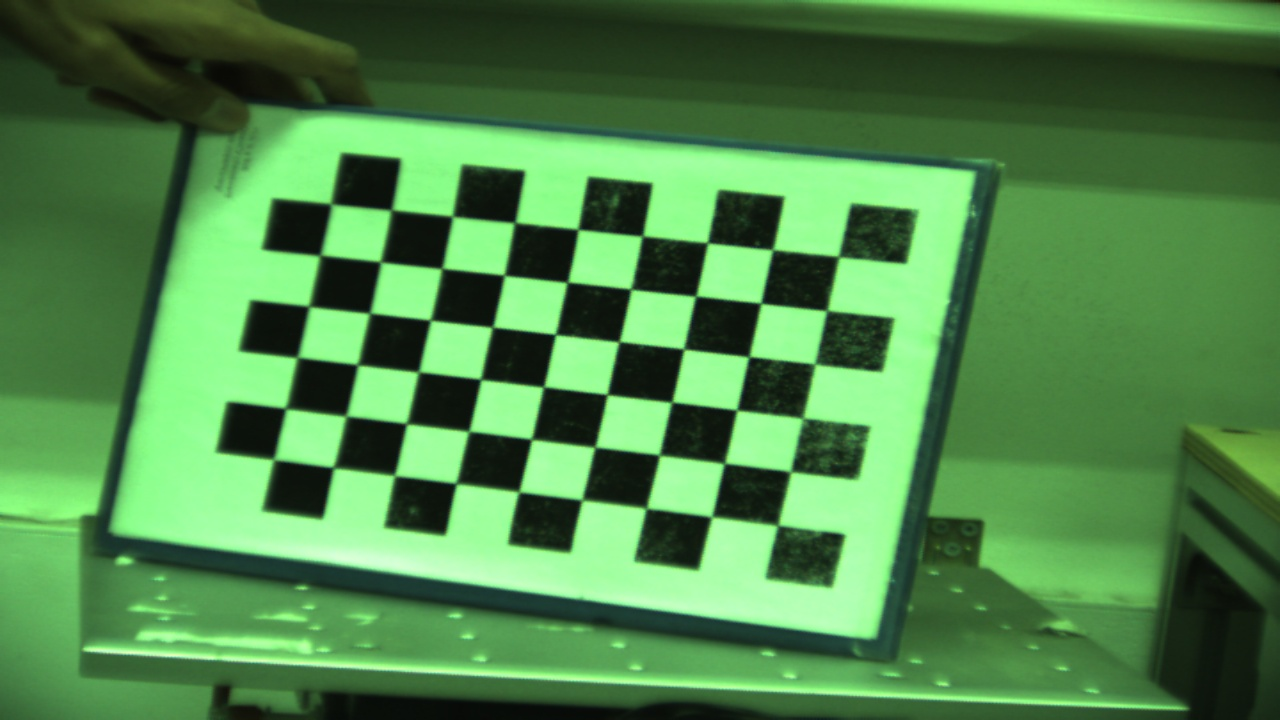
#> input picture script/Displacement/cam1/calibration_checkerboard/cal_image_10.jpg, 1280 x 720 px
$ python gigecam_calib.py --dir calibration_checkerboard
#> lines starting #> are read from the running program, lines starting #| are printed output that depends on the picture
#!/usr/bin/env python3

"""
    Name: gigecam_calib.py
    Description: function to calibrate the webcam and save the calibration parameters
    Author: Ammar Ajmal
    Date: 2022-12-07
    The calibration parameters are saved in the file 'gigecam_calib.npy'

    Sample Usage:-

    python3 gigecam_calib.py --dir calibration_checkerboard/ --square_size 0.024
    python3 gigecam_calib.py --dir calibration_checkerboard/ --square_size 0.024 --visualize True
"""

import time
import platform
import mvsdk
import glob
import os
import argparse
import cv2
import numpy as np


def calibrate(dirpath, square_size, width, height, visualize=False):
    """Apply camera calibration to a set of images"""
#> called with dirpath = 'calibration_checkerboard', square_size = 1, width = 9, height = 6, visualize = False
    criteria = (cv2.TERM_CRITERIA_EPS + cv2.TERM_CRITERIA_MAX_ITER, 30, 0.001)
    # 3D points in real world space
    objp = np.zeros((width * height, 3), np.float32)
    # 2D points in image plane
    objp[:, :2] = np.mgrid[0:width, 0:height].T.reshape(-1, 2) * square_size

    objpoints = []  # 3D points in real world space
    imgpoints = []  # 2D points in image plane
    images = os.listdir(dirpath)

    for fname in images:
        img = cv2.imread(os.path.join(dirpath, fname))
#> img is the input picture: shape (720, 1280, 3); mean B, G, R 74, 133.8, 78
        gray = cv2.cvtColor(img, cv2.COLOR_BGR2GRAY)
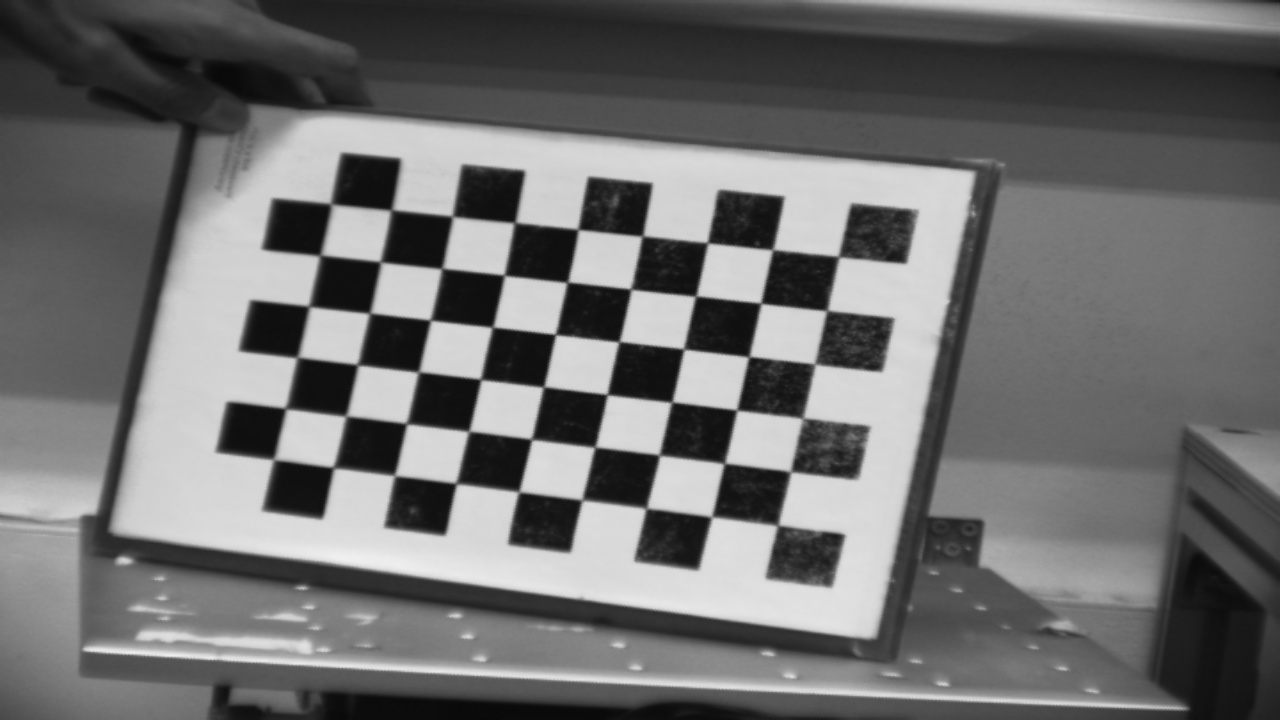
#> gray: shape (720, 1280); min 8, max 240, mean 110.3

        # Find the chess board corners
        ret, corners = cv2.findChessboardCorners(gray, (width, height), None)
#> ret = True; corners = 54 rows, first 8: [777.1, 526], [711.5, 517], [646, 508], [582, 499.5], [519, 491.5], [455.9, 483.8], [395.1, 476.6], [333.5, 467.5]

        # If ret is True, add object points, image points (after refining them)
        if ret:
            objpoints.append(objp)
            corners2 = cv2.cornerSubPix(
                gray, corners, (11, 11), (-1, -1), criteria)
#> corners2 = 54 rows, first 8: [777.8, 525.2], [711.7, 516.9], [646.2, 508.2], [582, 500], [518.8, 491.8], [456.2, 483.4], [394.5, 475.5], [333.5, 467.6]
            imgpoints.append(corners2)

            # If visualize is True, draw and display the corners
            if visualize:
                img = cv2.drawChessboardCorners(
                    img, (width, height), corners2, ret)
                cv2.imshow('img', img)
                cv2.waitKey(500)
#> pass 2 of the loop in calibrate, `for fname in images:`:
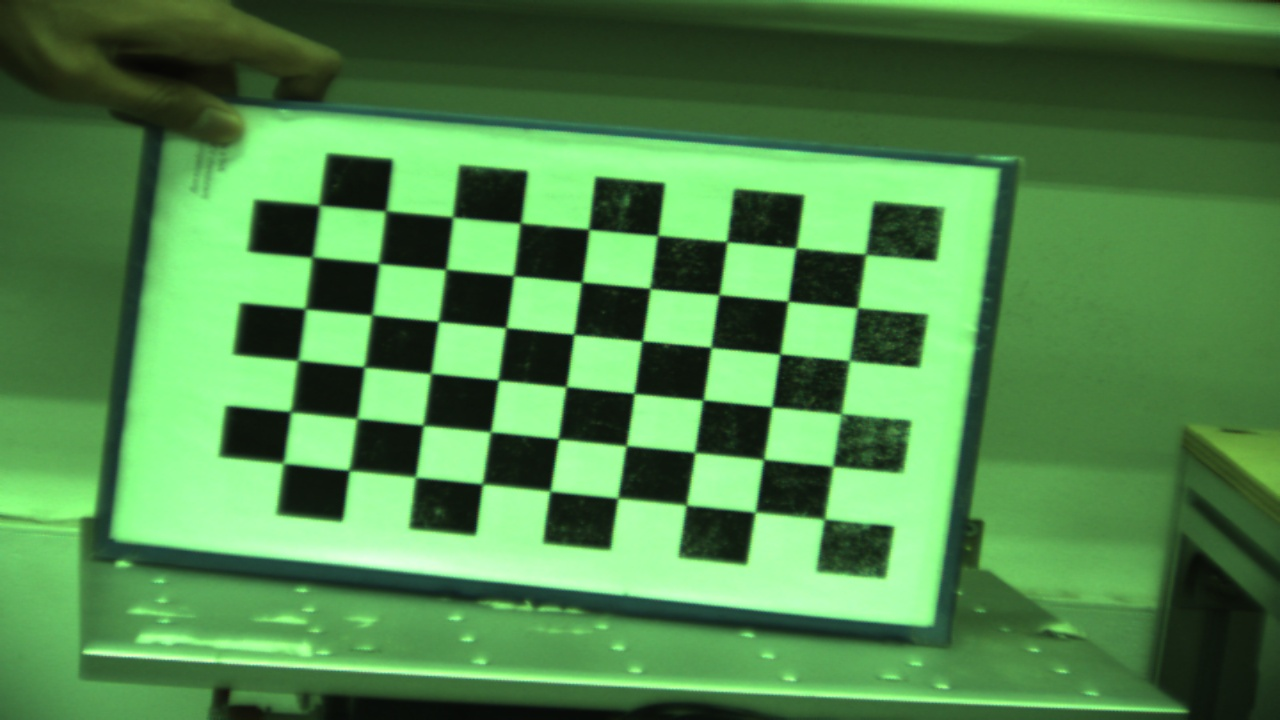
#> input picture script/Displacement/cam1/calibration_checkerboard/cal_image_11.jpg, 1280 x 720 px
#> in calibrate, img is the input picture: shape (720, 1280, 3); mean B, G, R 76.3, 136.9, 80.3
#> in calibrate, `gray = cv2.cvtColor(img, cv2.COLOR_BGR2GRAY)`:
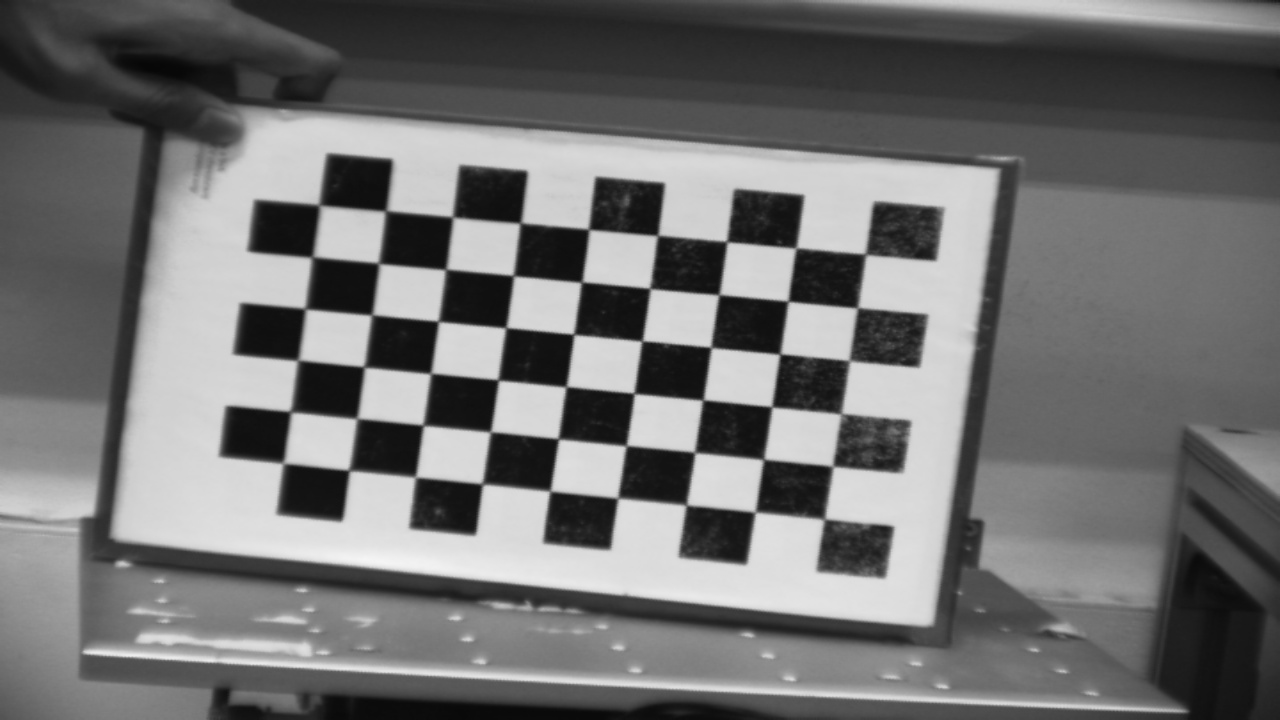
#> gray: shape (720, 1280); min 7, max 245, mean 113.1
#> corners = 54 rows, first 8: [824.5, 519], [755.9, 512.5], [686.7, 505.5], [617.5, 499.7], [549.8, 491.1], [482.5, 484], [415.5, 477], [348.9, 470.8]
#> corners2 = 54 rows, first 8: [824.4, 519], [755.2, 512.1], [686.2, 504.9], [617.7, 498.1], [550.1, 491], [482.4, 483.9], [415.5, 477], [349.1, 470.3]
    ret, mtx, dist, rvecs, tvecs = cv2.calibrateCamera(
        objpoints, imgpoints, gray.shape[::-1], None, None)
#> ret = 0.266; mtx = [[3492.8, 0, 893.6], [0, 2511.8, 379.5], [0, 0, 1]]; dist = [[2, -62.25, -0.00937, -0.00514, 812.1]]; rvecs = ([-0.68, -0.0669, -2.91], [-0.481, 0.0586, -2.98]); tvecs = ([-1.52, 2.68, 46.28], [-0.933, 2.62, 47.33])

    return ret, mtx, dist, rvecs, tvecs


if __name__ == '__main__':
    ap = argparse.ArgumentParser()
    ap.add_argument("-d", "--dir", required=True,
                    help="Path to folder containing checkerboard images for calibration")
    ap.add_argument("-w", "--width", type=int,
                    help="Width of checkerboard (default=9)",  default=9)
    ap.add_argument("-t", "--height", type=int,
                    help="Height of checkerboard (default=6)", default=6)
    ap.add_argument("-s", "--square_size", type=float,
                    default=1, help="Length of one edge (in metres)")
    ap.add_argument("-v", "--visualize", type=str, default="False",
                    help="To visualize each checkerboard image")
    args = vars(ap.parse_args())

    dirpath = args['dir']
    # 2.4 cm == 0.024 m
    # square_size = 0.024
    square_size = args['square_size']

    width = args['width']
    height = args['height']

    if args["visualize"].lower() == "true":
        visualize = True
    else:
        visualize = False

    ret, mtx, dist, rvecs, tvecs = calibrate(
        dirpath, square_size, width, height, visualize)
#> ret = 0.266; dist = [[2, -62.25, -0.00937, -0.00514, 812.1]]; rvecs = ([-0.68, -0.0669, -2.91], [-0.481, 0.0586, -2.98]); tvecs = ([-1.52, 2.68, 46.28], [-0.933, 2.62, 47.33])

    # print("ret: ", ret)
    print("mtx: ", mtx)
#| mtx:  [[3.49275264e+03 0.00000000e+00 8.93586254e+02]
#|  [0.00000000e+00 2.51183211e+03 3.79453942e+02]
#|  [0.00000000e+00 0.00000000e+00 1.00000000e+00]]
    print("dist: ", dist)
#| dist:  [[ 1.99545433e+00 -6.22494035e+01 -9.37046011e-03 -5.14319244e-03
#|    8.12061985e+02]]


#> (the run stopped early here; a loop or call above may not have finished)
